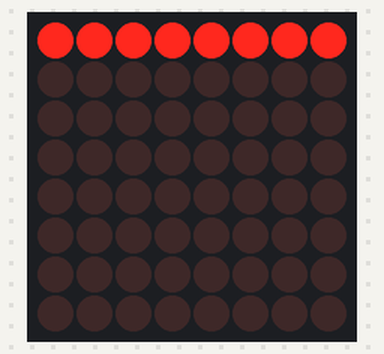
This sketch was run on a simulated Arduino Uno, built with avr-gcc and run on an emulated ATmega328P. Shown: 8×8 LED matrix.

Above: at 0.1 s.

The sketch:

t4.ino
```cpp
#include "LedControl.h"


LedControl lc = LedControl(12,11,10,1);


void setup()
{
  lc.shutdown(0,false);
  lc.setIntensity(0,8);
  lc.clearDisplay(0);
}

void loop()
{
  for(int i=0;i<8;i++){
    lc.setLed(0,0,i,HIGH);
  }

}
  
```
